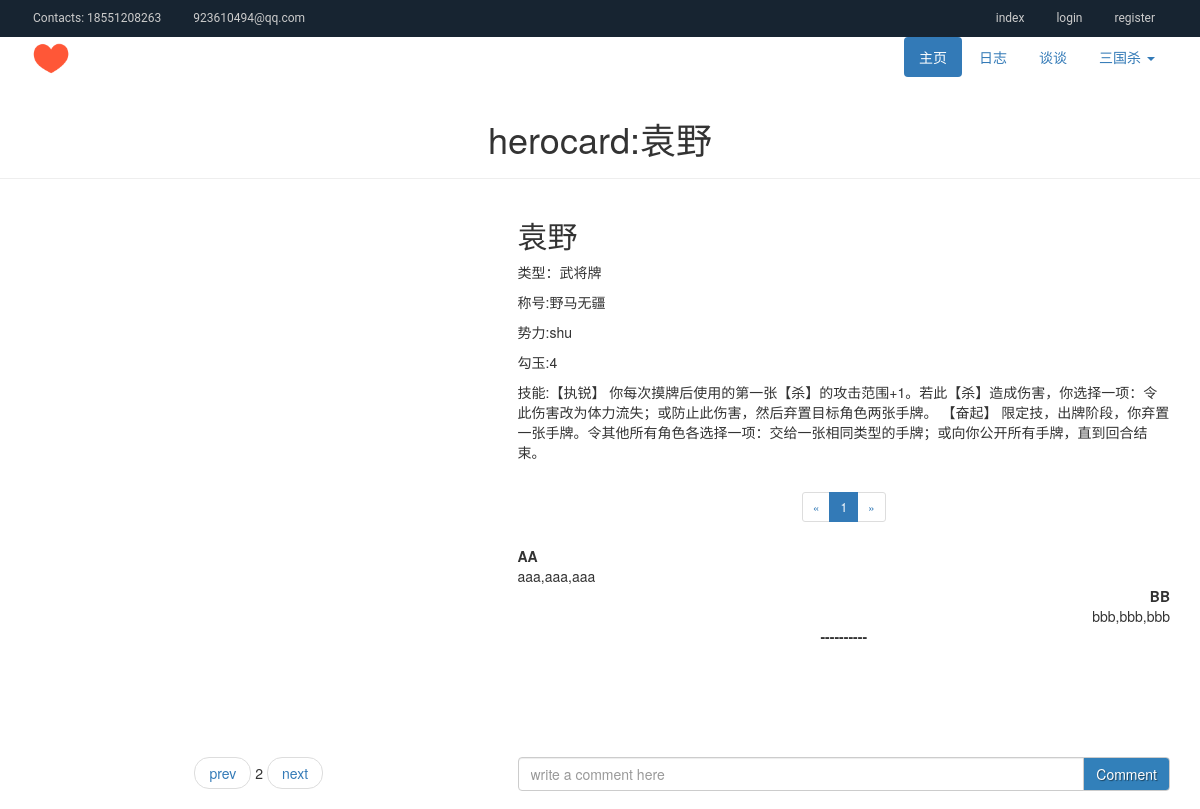
/k/card/2, run on the app's committed database.
### cards/models.py (models this page shows, shortened)
class Card(models.Model):
	name = models.CharField(max_length=30)
	pid = models.IntegerField()
	blog = models.ForeignKey("blogs.CardBlog", on_delete=models.CASCADE)
	class Meta:
		abstract = True

class HeroCard(Card):
	country = models.CharField(max_length=10, choices=country_choices)
	nickname = models.CharField(max_length=50)
	hp = models.IntegerField(choices=hp_choices)
	skill = models.TextField()
	united = models.CharField(max_length=30, blank=True)
	kind = 'herocard'

### cards/views.py (the view)
# urls.py: path("card/<int:id>", views.card, name="card"),
def card(request, id):
	if id < 1:
		id = 1
	elif id > len(CardBlog.objects.all()):
		id = len(CardBlog.objects.all())
	try:
		blog = CardBlog.objects.get(pk=id)
	except:
		raise Http404
	if HeroCard.objects.filter(name=blog.topic):
		card = HeroCard.objects.get(name=blog.topic)
	elif BasicCard.objects.filter(name=blog.topic):
		card = BasicCard.objects.get(name=blog.topic)
	elif EquipCard.objects.filter(name=blog.topic):
		card = EquipCard.objects.get(name=blog.topic)
	elif WisdomCard.objects.filter(name=blog.topic):
		card = WisdomCard.objects.get(name=blog.topic)
	elif BadCard.objects.filter(name=blog.topic):
		card = BadCard.objects.get(name=blog.topic)
	comments = CardComments.objects.filter(blog=blog).order_by("pub_time")
	pages = [p for p in range(len(comments)//(div+1)+1)]
	first_comments = comments[:div]
	return render(request, "cards/card.html", {"id":id, "card":card, "uc":comments, "pages":pages})

### cards/templates/cards/card.html (shortened to what this page needs)
{% extends "login/cb.html" %}
{% load staticfiles %}
{% block header %}
{% if card %}
	{{ card.kind }}:{{ card.name }}
{% else %}
	锦囊牌：将计就计
{% endif %}
{% endblock %}
{% block content %}
<div class="container">
    <div class="row">
		<div class="col-sm-12">
			<div class="row">
				<div class="col-sm-5 col-sm-offset-0">
					<div class="main-photo">
						<img src="{% static 'cards/images/n504.jpg' %}" alt="" width="384" height="538">
					</div>
				</div>
				<div class="col-sm-7 pull-left">
				{% if card %}
				<h2>{{ card.name }}</h2>
				{% endif %}
				{% if card.kind == "herocard" %}
					<p>类型：武将牌</p>
					<p>称号:{{ card.nickname }}</p>
					<p>势力:{{ card.country }}</p>
					<p>勾玉:{{ card.hp }}</p>
					<p>技能:{{ card.skill }}</p>
				{% elif card.kind == "basiccard" %}
					<p>类型：基本牌</p>
					<p>{{ card.point }}, {{ card.pattern }}</p>
					<p>效果:{{ card.effect }}</p>
				{% elif card.kind == "badcard" %}
					<p>类型：灾祸牌</p>
					{% if card.special %}
						<p>特殊类型:{{ card.special }}</p>
					{% endif %}
					<p>效果:{{ card.effect }}</p>
				{% else %}
					<h2>将计就计</h2>
					<p>类型：非延时锦囊/诡计</p>
					<p>效果：其他角色在你的回合内发动伏击时，无效之。</p>
					<p>伏击效果：对你使用，当前回合，每当你使用伏击区的牌时，摸一张牌。</p>
				{% endif %}
				</div>
				<div class="col-sm-7 pull-right">
					<div class="comment-pages" align="center">
						<nav aria-label="Page navigation">
							<ul class="pagination pagination-sm">
								<li id="prev-page">
									<a href="javascript:void(0)" onClick="toPage('-1')" aria-label="Previous">
										<span aria-hidden="true">&laquo;</span>
									</a>
								</li>
								{% for p in pages %}
									{% if forloop.first %}
										<li class="comment-page active"><a href="javascript:void(0)" onClick='toPage({{ p }})'>{{ p|add:"1" }}</a></li>
									{% else %}
										<li class="comment-page"><a href="javascript:void(0)" onClick='toPage({{ p }})'>{{ p|add:"1" }}</a></li>
									{% endif %}
								{% endfor %}
								<li id="next-page">
									<a href="javascript:void(0)" onClick="toPage('-2')" aria-label="Next">
										<span aria-hidden="true">&raquo;</span>
									</a>
								</li>
							</ul>
						</nav>
					</div>
				</div>
				<div class="col-sm-7 pull-left">
					<dl class="comment-list" id="comment-list">
						<dt class="text-left">AA</dt>
						<dd class="text-left">aaa,aaa,aaa</dd>
						<dt class="text-right">BB</dt>
						<dd class="text-right">bbb,bbb,bbb</dd>
						{% if uc %}
							{% for c in uc %}
								{% if forloop.counter0|divisibleby:"2" %}
									<dt class="text-left">{{ c.user.name }}   {{ c.pub_time }}</dt>
									<dd class="text-left">{{ c.entry }}</dd>
								{% else %}
									<dt class="text-right">{{ c.user.name }}   {{ c.pub_time }}</dt>
									<dd class="text-right">{{ c.entry }}</dd>
								{% endif %}
							{% endfor %}
							<!--<dt class="text-right">{{ uc.user.name }}</dt>
							<dd class="text-right">{{ uc.entry }}</dd>-->
						{% else %}
							<dt class="text-center">----------</dt>
						{% endif %}
					</dl>
				</div>
			</div>
		</div>
	</div>
	<div class="row">
        <div class="col-sm-5">
            <nav aria-label="...">
                <ul class="pager">
                    <li><a href="{% url 'cards:card' card.blog.id|add:'-1' %}">prev</a></li>
                    <li>{{ id }}</li>
                    <li><a href="{% url 'cards:card' card.blog.id|add:'1' %}">next</a></li>
                </ul>
            </nav>
        </div>
        <div class="col-sm-7 pull-left">
            <form id="comment-form" action="." method="post">
                <div class="input-group">
                    <input type="text" name="comment" id="comment" class="form-control" placeholder="write a comment here">
                    <span class="input-group-btn">
                        <button type="submit" class="btn btn-default">Comment</button>
                    </span>
                </div>
            </form>
        </div>
	</div>
</div>
{% endblock %}

### login/static/login/css/main.css (style rules this page uses)
.main-photo { margin-left: 20px; }
.btn { background: transparent; background-image: -moz-linear-gradient(#3280ba 1px, #3280ba 100%); background-image: linear-gradient(#3280ba 1px, #3280ba 100%); background-image: -ms-linear-gradient(#3280ba 1px, #3280ba 100%); background-image: -webkit-linear-gradient(#3280ba 1px, #3280ba 100%); text-shadow: 1px 1px 1px rgba(0,0,0,.5); color: #fff; }

### data on the page
HeroCard: kind "herocard", name "袁野", nickname "野马无疆", country "shu", hp "4", skill "【执锐】 你每次摸牌后使用的第一张【杀】的攻击范围+1。若此【杀】造成伤害，你选择一项：令此伤害改为体力流失；或防止此伤害，然后弃置目标角色两张手牌。 【奋起】 限定技，出牌阶段，你弃置一张手牌。令其他所有角色各选择一项：交给一张相同类型的手牌；或向你公开所有手牌，直到回合结束。"

### other printed values
{{ p|add:"1" }} "1"
{{ id }} "2"
